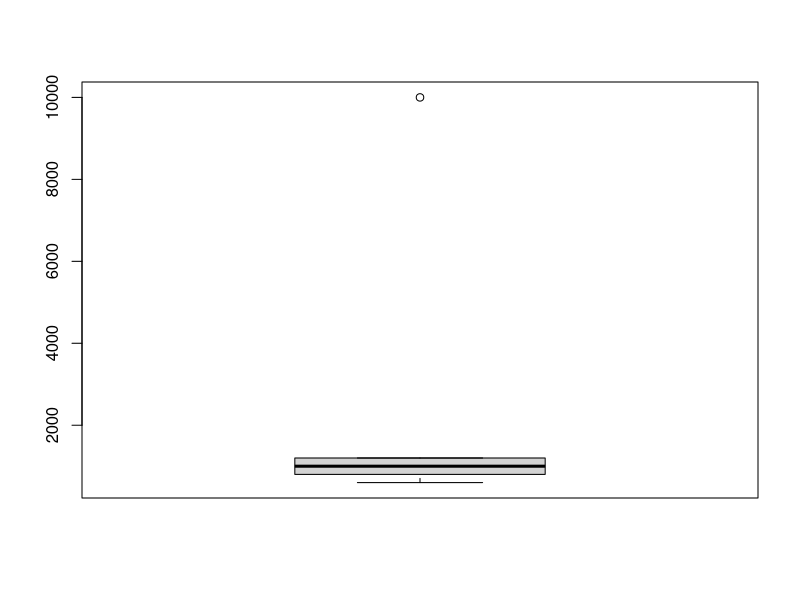
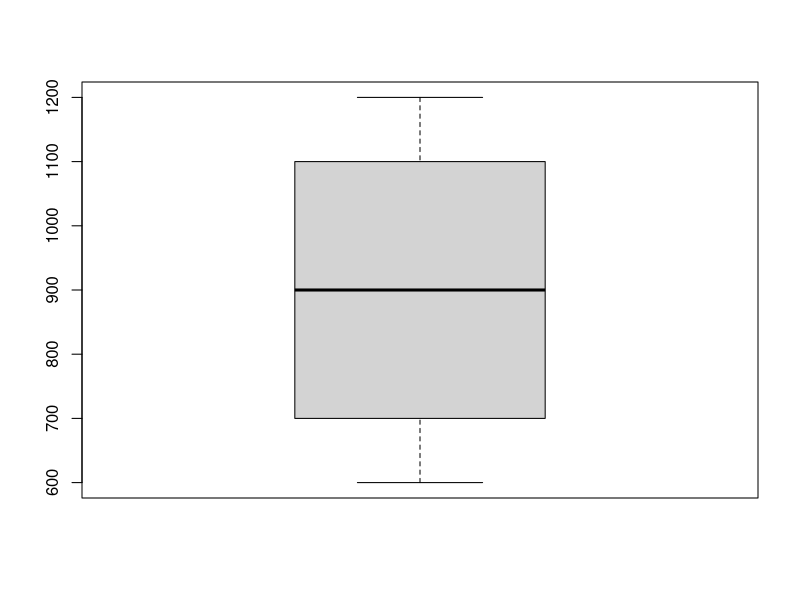
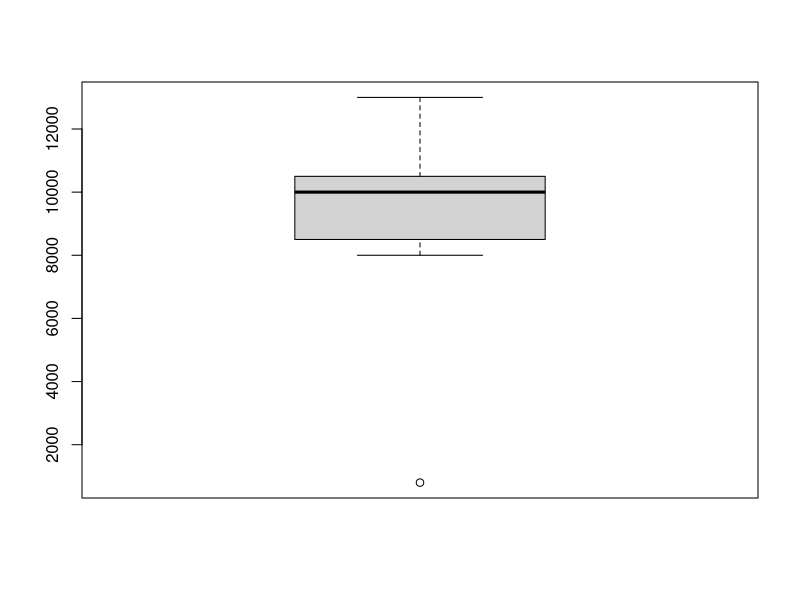
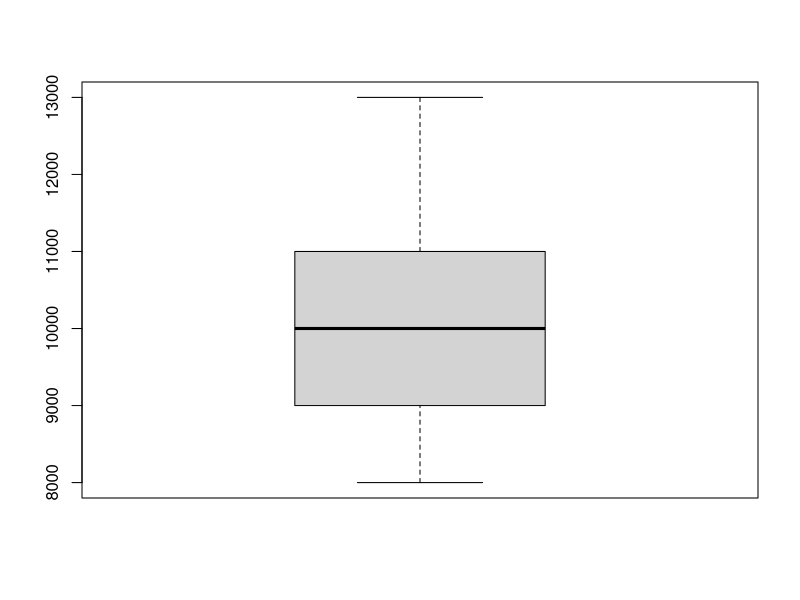

Generate these figures, in order, with R:
desarrolladores_latinos = c(1200, 1200, 800, 800, 600, 1000, 1000, 600, 1000, 600, 800, 1200, 10000)
mean(desarrolladores_latinos, na.rm = TRUE)
var(desarrolladores_latinos, na.rm = TRUE)
sd(desarrolladores_latinos, na.rm = TRUE)
boxplot(desarrolladores_latinos)

desarrolladores_latinos_sin = c(1200, 1200, 800, 800, 600, 1000, 1000, 600, 1000, 600, 800, 1200)
mean(desarrolladores_latinos_sin, na.rm = TRUE)
var(desarrolladores_latinos_sin, na.rm = TRUE)
sd(desarrolladores_latinos_sin, na.rm = TRUE)
boxplot(desarrolladores_latinos_sin)

desarrolladores_canadienses = c(9000, 8000, 10000, 12000, 11000, 13000, 10000, 8000, 10000, 800, 9000)
mean(desarrolladores_canadienses, na.rm = TRUE)
var(desarrolladores_canadienses, na.rm = TRUE)
sd(desarrolladores_canadienses, na.rm = TRUE)
boxplot(desarrolladores_canadienses)

desarrolladores_canadienses_sin = c(9000, 8000, 10000, 12000, 11000, 13000, 10000, 8000, 10000, 9000)
mean(desarrolladores_canadienses_sin, na.rm = TRUE)
var(desarrolladores_canadienses_sin, na.rm = TRUE)
sd(desarrolladores_canadienses_sin, na.rm = TRUE)
boxplot(desarrolladores_canadienses_sin)
